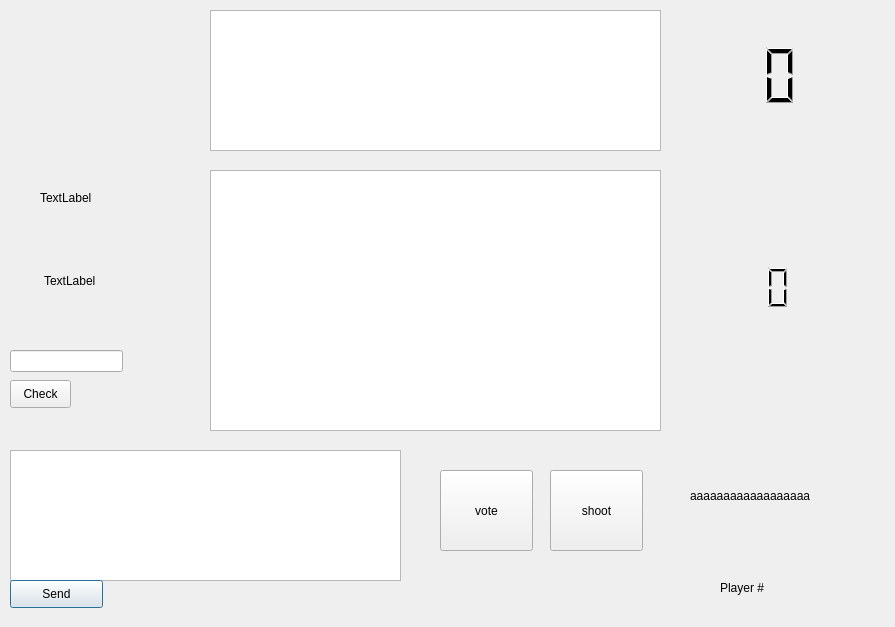
<?xml version="1.0" encoding="UTF-8"?>
<ui version="4.0">
 <class>Client</class>
 <widget class="QDialog" name="Client">
  <property name="geometry">
   <rect>
    <x>0</x>
    <y>0</y>
    <width>895</width>
    <height>627</height>
   </rect>
  </property>
  <property name="windowTitle">
   <string>Client</string>
  </property>
  <widget class="QTextEdit" name="speechtextEdit">
   <property name="geometry">
    <rect>
     <x>10</x>
     <y>450</y>
     <width>391</width>
     <height>131</height>
    </rect>
   </property>
   <property name="verticalScrollBarPolicy">
    <enum>Qt::ScrollBarAlwaysOff</enum>
   </property>
  </widget>
  <widget class="QPushButton" name="speechpushButton">
   <property name="geometry">
    <rect>
     <x>10</x>
     <y>580</y>
     <width>93</width>
     <height>28</height>
    </rect>
   </property>
   <property name="text">
    <string>Send</string>
   </property>
  </widget>
  <widget class="QPushButton" name="votepushButton">
   <property name="geometry">
    <rect>
     <x>440</x>
     <y>470</y>
     <width>93</width>
     <height>81</height>
    </rect>
   </property>
   <property name="text">
    <string>vote</string>
   </property>
  </widget>
  <widget class="QLabel" name="avatarlabel">
   <property name="geometry">
    <rect>
     <x>690</x>
     <y>430</y>
     <width>131</width>
     <height>131</height>
    </rect>
   </property>
   <property name="text">
    <string>aaaaaaaaaaaaaaaaaa</string>
   </property>
  </widget>
  <widget class="QLabel" name="playerlabel">
   <property name="geometry">
    <rect>
     <x>720</x>
     <y>580</y>
     <width>55</width>
     <height>16</height>
    </rect>
   </property>
   <property name="text">
    <string>Player #</string>
   </property>
  </widget>
  <widget class="QLabel" name="votelabel">
   <property name="geometry">
    <rect>
     <x>44</x>
     <y>225</y>
     <width>101</width>
     <height>111</height>
    </rect>
   </property>
   <property name="text">
    <string>TextLabel</string>
   </property>
  </widget>
  <widget class="QPushButton" name="shootpushButton">
   <property name="geometry">
    <rect>
     <x>550</x>
     <y>470</y>
     <width>93</width>
     <height>81</height>
    </rect>
   </property>
   <property name="text">
    <string>shoot</string>
   </property>
  </widget>
  <widget class="QTextBrowser" name="chattextBrowser">
   <property name="geometry">
    <rect>
     <x>210</x>
     <y>170</y>
     <width>451</width>
     <height>261</height>
    </rect>
   </property>
   <property name="font">
    <font>
     <pointsize>8</pointsize>
    </font>
   </property>
  </widget>
  <widget class="QTextBrowser" name="emceetextBrowser">
   <property name="geometry">
    <rect>
     <x>210</x>
     <y>10</y>
     <width>451</width>
     <height>141</height>
    </rect>
   </property>
  </widget>
  <widget class="QLineEdit" name="checklineEdit">
   <property name="geometry">
    <rect>
     <x>10</x>
     <y>350</y>
     <width>113</width>
     <height>22</height>
    </rect>
   </property>
  </widget>
  <widget class="QPushButton" name="checkpushButton">
   <property name="geometry">
    <rect>
     <x>10</x>
     <y>380</y>
     <width>61</width>
     <height>28</height>
    </rect>
   </property>
   <property name="text">
    <string>Check</string>
   </property>
  </widget>
  <widget class="QLabel" name="onvotelabel">
   <property name="geometry">
    <rect>
     <x>40</x>
     <y>190</y>
     <width>55</width>
     <height>16</height>
    </rect>
   </property>
   <property name="text">
    <string>TextLabel</string>
   </property>
  </widget>
  <widget class="QLCDNumber" name="timerlcdNumber">
   <property name="geometry">
    <rect>
     <x>630</x>
     <y>10</y>
     <width>171</width>
     <height>131</height>
    </rect>
   </property>
   <property name="frameShape">
    <enum>QFrame::NoFrame</enum>
   </property>
   <property name="value" stdset="0">
    <double>0.000000000000000</double>
   </property>
  </widget>
  <widget class="QLCDNumber" name="shootlcdNumber">
   <property name="geometry">
    <rect>
     <x>673</x>
     <y>242</y>
     <width>121</width>
     <height>91</height>
    </rect>
   </property>
   <property name="frameShape">
    <enum>QFrame::NoFrame</enum>
   </property>
  </widget>
 </widget>
 <layoutdefault spacing="6" margin="11"/>
 <resources/>
 <connections/>
</ui>
